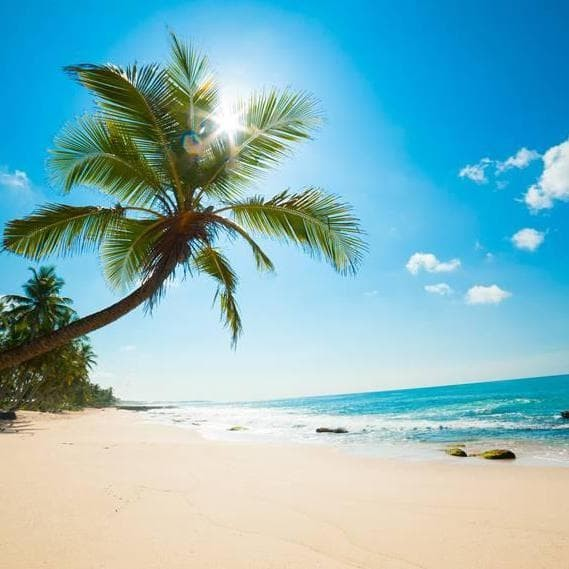
#> input picture pantai.jpg, 569 x 569 px
$ python prak9.2.py
#> lines starting #> are read from the running program, lines starting #| are printed output that depends on the picture
import cv2
import numpy as np
import matplotlib.pyplot as plt

img = cv2.imread('pantai.jpg')
#> img is the input picture: shape (569, 569, 3); mean B, G, R 190.9, 182.7, 132.2
img_gray = cv2.cvtColor(img, cv2.COLOR_BGR2GRAY)
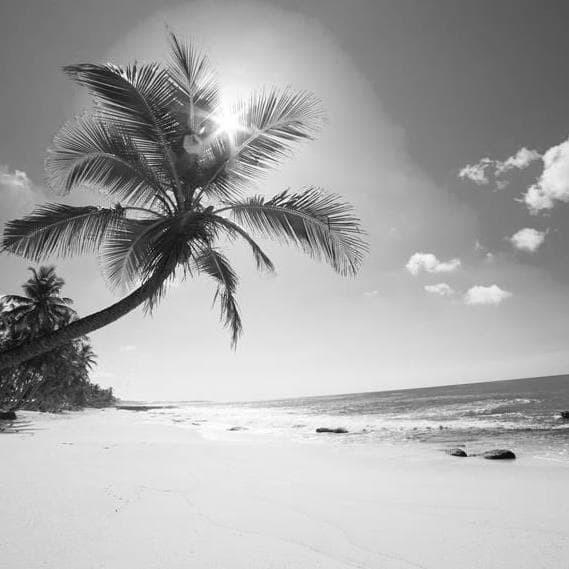
#> img_gray: shape (569, 569); min 1, max 255, mean 168.5

kernelx = np.array([[1,1,1],[0,0,0],[-1,-1,-1]])
kernely = np.array([[-1,0,1],[-1,0,1],[-1,0,1]])

img_prewittx = cv2.filter2D(img_gray, -1, kernelx)
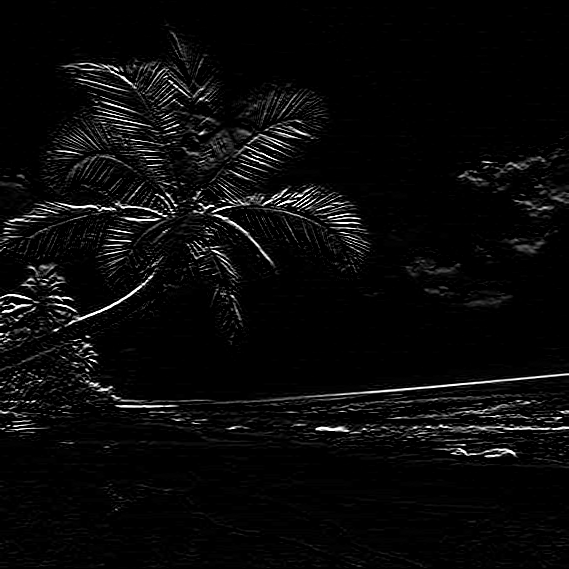
#> img_prewittx: shape (569, 569); min 0, max 255, mean 9.8
img_prewitty = cv2.filter2D(img_gray, -1, kernely)
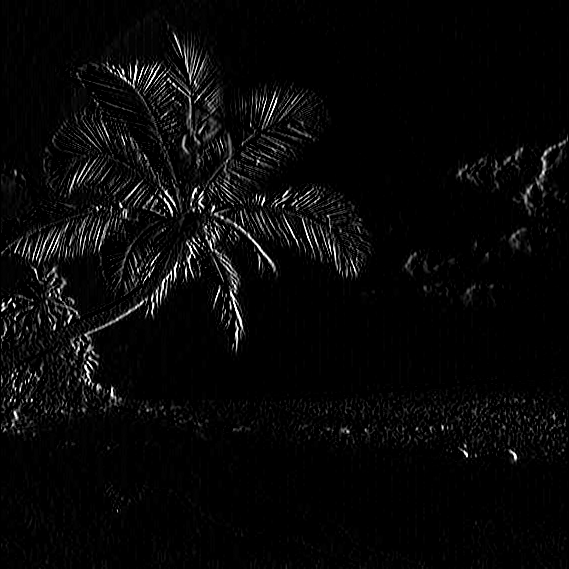
#> img_prewitty: shape (569, 569); min 0, max 255, mean 8.2
img_prewitt = img_prewittx + img_prewitty
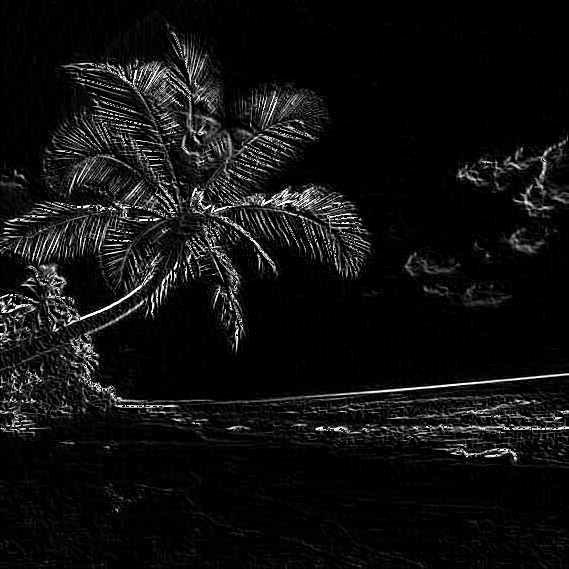
#> img_prewitt: shape (569, 569); min 0, max 255, mean 16.2

fig, axes = plt.subplots(4, 2, figsize=(20, 20))
ax = axes.ravel()

ax[0].imshow(cv2.cvtColor(img, cv2.COLOR_BGR2RGB))
ax[0].set_title("Citra Input")
ax[1].hist(img_gray.ravel(), bins=256)
ax[1].set_title("Histogram Citra Input")

ax[2].imshow(img_prewittx, cmap='gray')
ax[2].set_title("Citra Prewitt X")
ax[3].hist(img_prewittx.ravel(), bins=256)
ax[3].set_title("Histogram Citra Prewitt X")

ax[4].imshow(img_prewitty, cmap='gray')
ax[4].set_title("Citra Prewitt Y")
ax[5].hist(img_prewitty.ravel(), bins=256)
ax[5].set_title("Histogram Citra Prewitt Y")

ax[6].imshow(img_prewitt, cmap='gray')
ax[6].set_title("Citra Prewitt")
ax[7].hist(img_prewitt.ravel(), bins=256)
ax[7].set_title("Histogram Citra Prewitt")

fig.tight_layout()
plt.show()
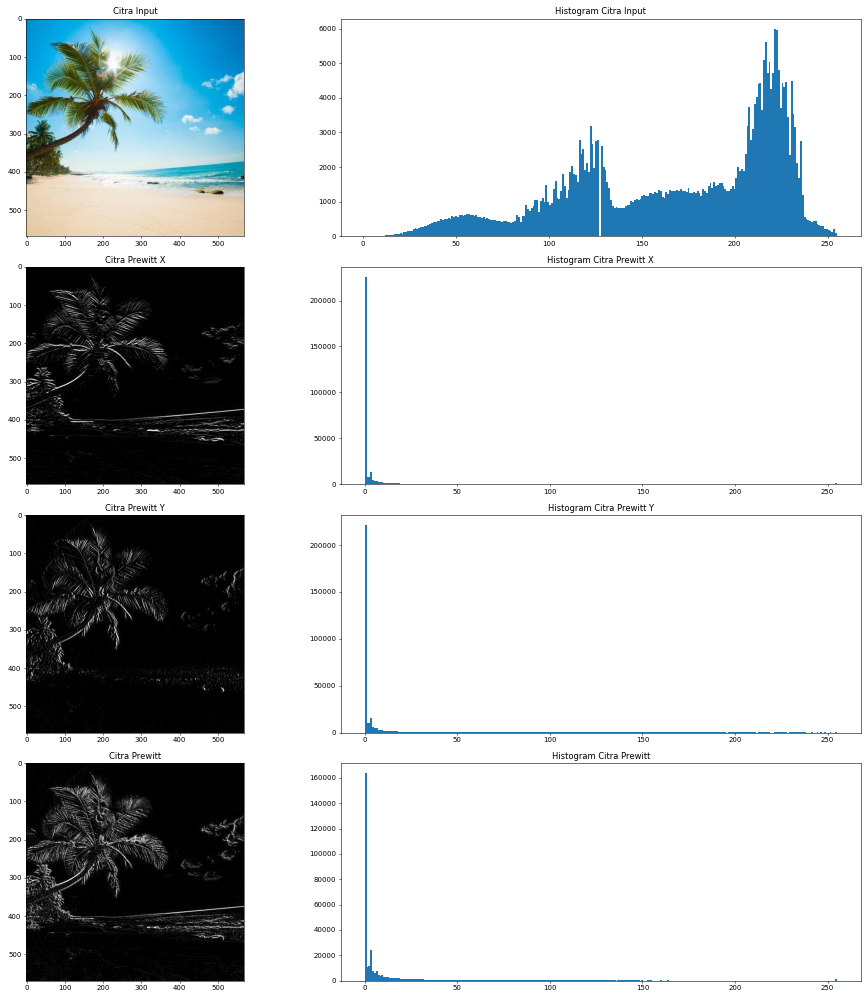
#> figure drawn by matplotlib, 8 panels; panel 2: tallest bar 5990 high, from x = 221.3 to 222.3; panel 4: tallest bar 225414 high, from x = 0 to 0.996; panel 6: tallest bar 221085 high, from x = 0 to 0.996; panel 8: tallest bar 163586 high, from x = 0 to 0.996
